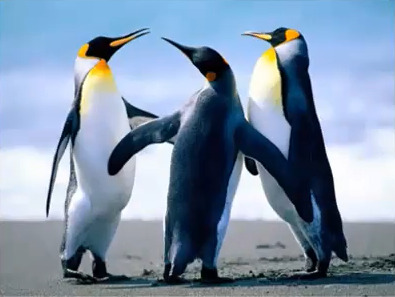
#> input picture datasets/penguin.jpg, 395 x 297 px
$ python '032 Tugas.py'
#> lines starting #> are read from the running program, lines starting #| are printed output that depends on the picture
import  cv2
import matplotlib.pyplot as plt
import matplotlib.image as mpimg
from urllib3.connectionpool import xrange

img1 = mpimg.imread("../datasets/penguin.jpg")
#> img1 is the input picture: shape (297, 395, 3); mean R, G, B 128, 147.3, 169.6
img2 = mpimg.imread("../datasets/batu.jpg")
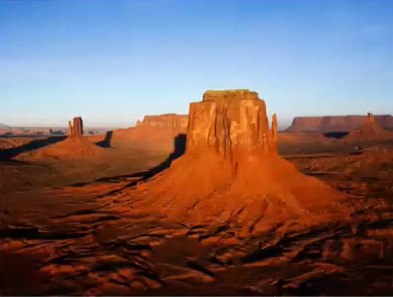
#> input picture datasets/batu.jpg, 393 x 297 px
#> img2 is the input picture: shape (297, 393, 3); mean R, G, B 123.1, 101.7, 101.9
img3 = mpimg.imread("../datasets/tulip.jpg")
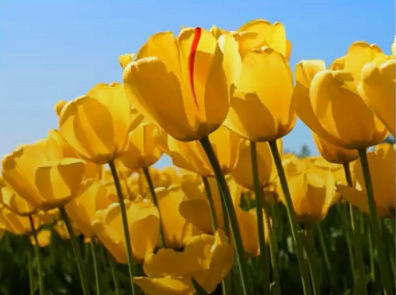
#> input picture datasets/tulip.jpg, 396 x 295 px
#> img3 is the input picture: shape (295, 396, 3); mean R, G, B 145.3, 125.7, 63.2
img4 = mpimg.imread("../datasets/koala.jpg")
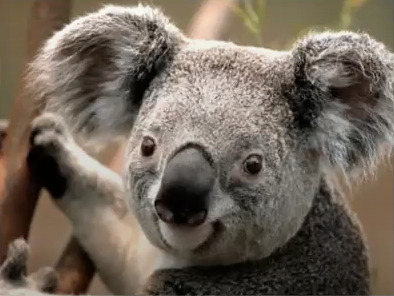
#> input picture datasets/koala.jpg, 394 x 296 px
#> img4 is the input picture: shape (296, 394, 3); mean R, G, B 112.6, 101.6, 89.6

def b_rgb(img_src):
    b = img_src.copy()
    b[:, :, 1] = 0
    b[:, :, 2] = 0
    return b

def g_rgb(img_src):
    g = img_src.copy()
    g[:, :, 0] = 0
    g[:, :, 2] = 0
    return g

def r_rgb(img_src):
    r = img_src.copy()
    r[:, :, 0] = 0
    r[:, :, 1] = 0
    return r

# penguin
b1 = b_rgb(img1)
g1 = g_rgb(img1)
r1 = r_rgb(img1)

# batu
b2 = b_rgb(img2)
g2 = g_rgb(img2)
r2 = r_rgb(img2)

# tulip
b3 = b_rgb(img3)
g3 = g_rgb(img3)
r3 = r_rgb(img3)

# koala
b4 = b_rgb(img4)
#> in b_rgb (call 4), `b[:, :, 2] = 0`:
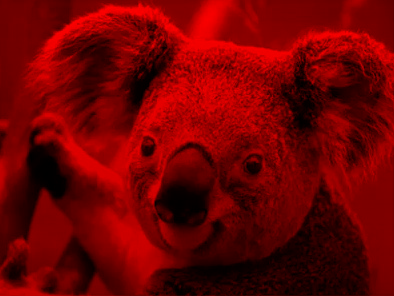
#> b: shape (296, 394, 3); mean R, G, B 112.6, 0, 0
g4 = g_rgb(img4)
#> in g_rgb (call 4), `g[:, :, 0] = 0`:
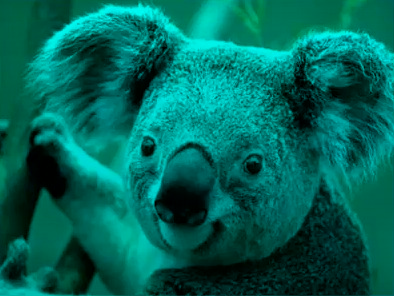
#> g: shape (296, 394, 3); mean R, G, B 0, 101.6, 89.6
#> in g_rgb (call 4), `g[:, :, 2] = 0`:
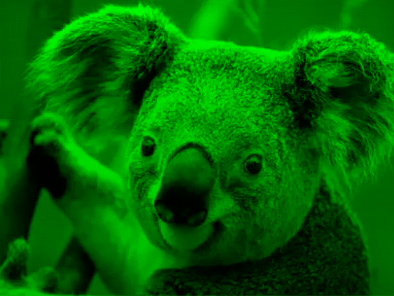
#> g: shape (296, 394, 3); mean R, G, B 0, 101.6, 0
r4 = r_rgb(img4)
#> in r_rgb (call 4), `r[:, :, 1] = 0`:
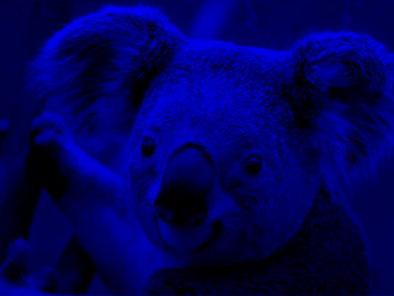
#> r: shape (296, 394, 3); mean R, G, B 0, 0, 89.6

titles = [
    'Penguin Image', 'Penguin B-RGB', 'Penguin G-RGB', ' Penguin R-RGB',
    'Batu Image', 'Batu B-RGB', 'Batu G-RGB', ' Batu R-RGB',
    'Tulip Image', 'Tulip B-RGB', 'Tulip G-RGB', ' Tulip R-RGB',
    'Koala Image', 'Koala B-RGB', 'Koala G-RGB', ' Koala R-RGB'
]

images = [
    img1, r1, g1, b1,
    img2, r2, g2, b2,
    img3, r3, g3, b3,
    img4, r4, g4, b4
]

#> (the run stopped early here; a loop or call above may not have finished)
